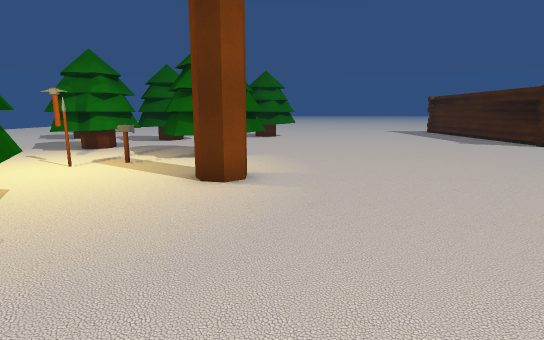
[1] (above)

17 first-person views from a walk through a 3-D level made in the Unity game engine. The camera is 1.5 m above the floor, tilts 10° down and sees 80° across. The floor is counted in squares, 1 m on a side. Each view is taken from the middle of a square. On the plan, view 1 faces up. The plan holds only what a view shows up to about 15 squares ahead; the rest is blank. The place goes on beyond the plan. The player character is not drawn.

[2]
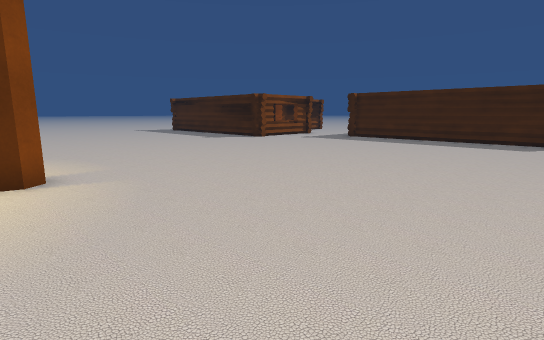

[3]
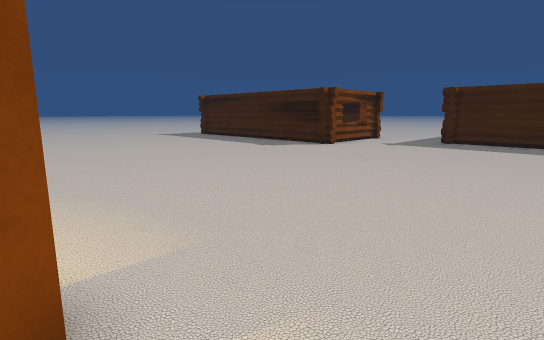

[4]
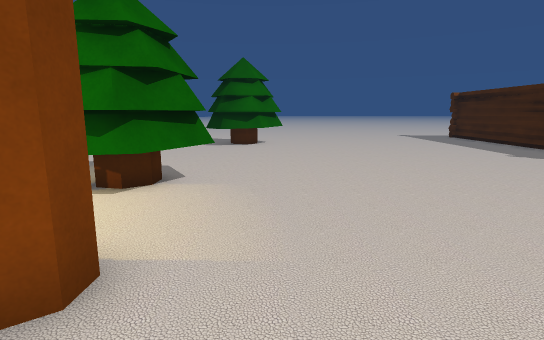

[5]
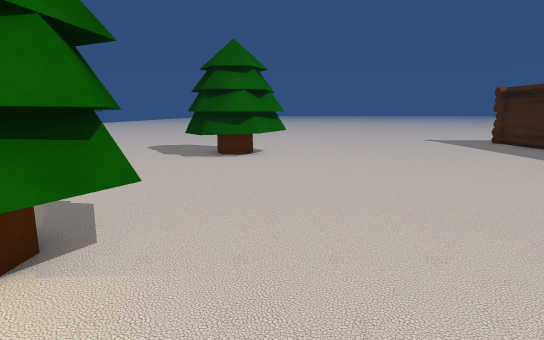

[6]
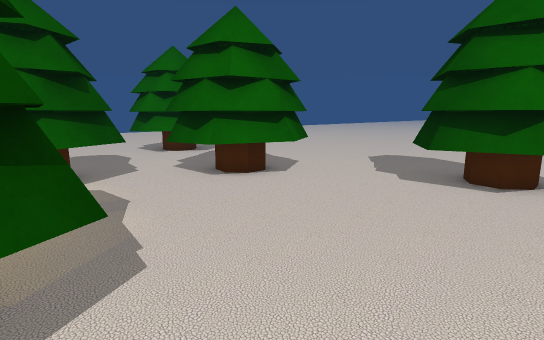

[7]
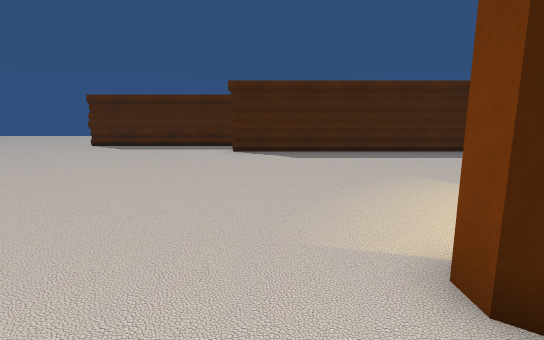

[8]
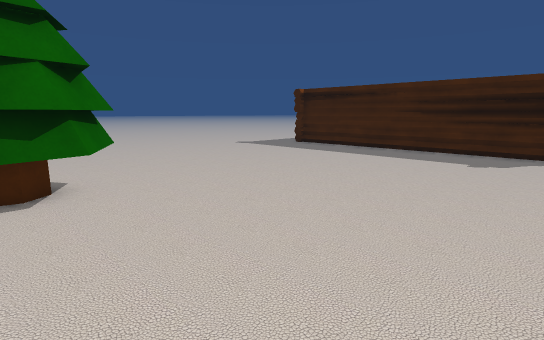

[9]
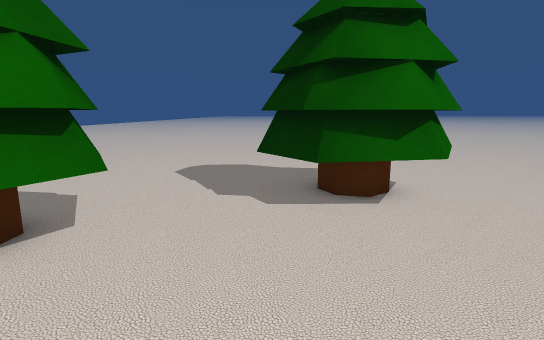

[10]
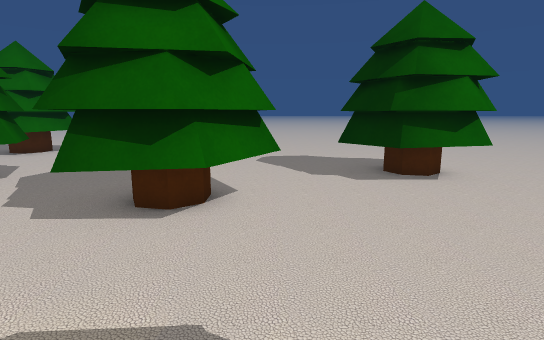

[11]
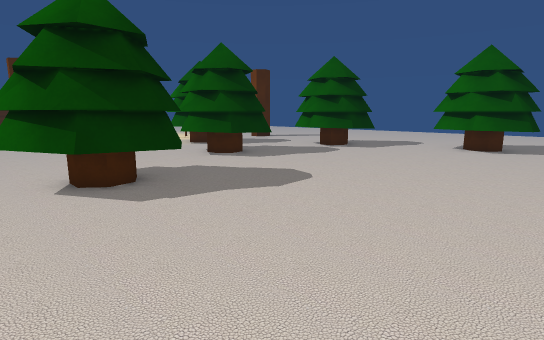

[12]
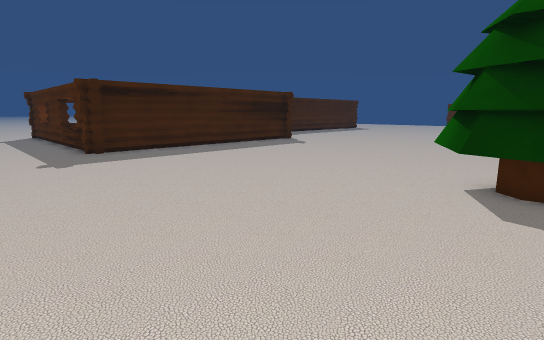

[13]
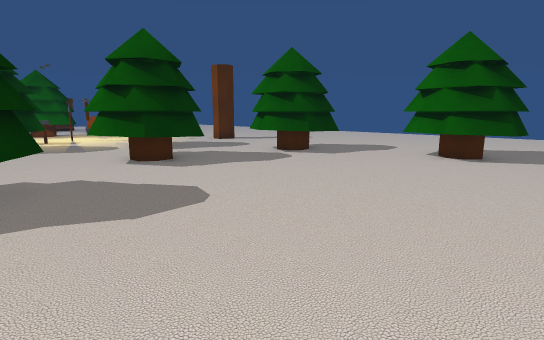

[14]
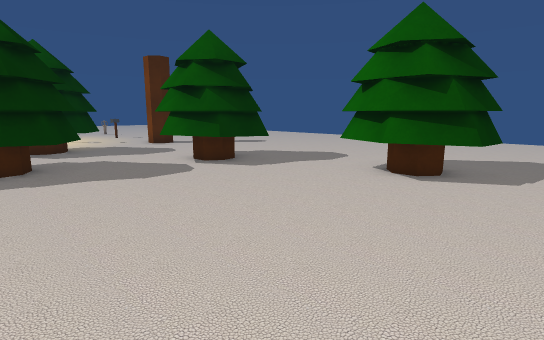

[15]
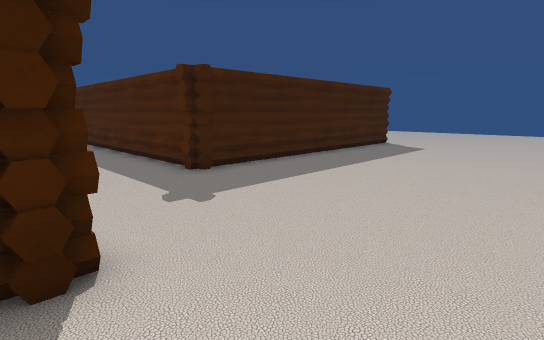

[16]
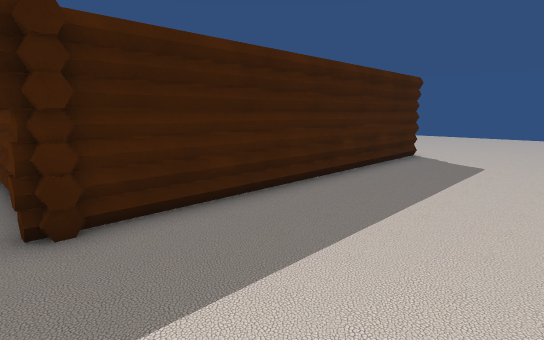

[17]
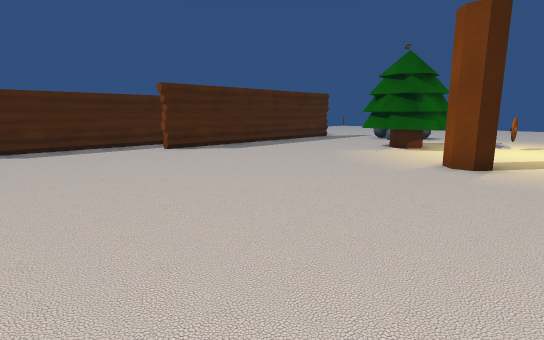

### Floor plan
Key: @ floor where view 1 was taken; # wall or solid block; . floor; = window, fence, low wall or low ledge; P pickaxe; A axe; O other object.
Columns run from 23 left of view 1 to 18 right of it. Each row starts with its distance up from view 1.
 29            .......................
 28    ...................................
 27 ........ OOO.............................
 26 ........ OOO.............................
 25  ......  OOO.......................###==#
 24        .. O........................#
 23      .................OOO..........#
 22      ................OOOO..........#
 21      ..... OOO.......OOOO..........#
 20       .... OOO..OOO..OOOO..........#
 19        ... OOO.OOOOO...............#
 18         ...OO...OOOO...............#
 17         ........OOO................#
 16           .....OO..................#
 15            ...OOOO.................#
 14             ..OOOO.. O.............#
 13              .OOOO..OOO..................
 12               .....OOOOO..................
 11               ......OOO...................
 10                ..P.AOO..................##
  9                .........................#
  8               .OO....OO.................#
  7               ........O.................#
  6                  OO.....................#
  5                  OOO....................#
  4                   OO....................#
  3                   OO....................#
  2                   O.....................#
  1                    .....................#
  0                   .....@................#
 -1                   ......................
 -2                  ........................
 -3                 ##########...............
 -4                          ................
 -5                          ########........
 -6                                      ...

Where each view was taken, in squares from view 1:
view 1: 0 up, 0 right, facing up
view 2: 1 down, 2 left, facing up-right
view 3: 5 up, 1 left, facing up-right
view 4: 5 up, 1 right, facing up
view 5: 9 up, 1 right, facing up
view 6: 13 up, 1 right, facing up-left
view 7: 10 up, 1 right, facing down
view 8: 14 up, 1 left, facing up-right
view 9: 15 up, 2 left, facing up
view 10: 13 up, 4 left, facing up
view 11: 29 up, 2 right, facing down-left
view 12: 29 up, 1 left, facing down-right
view 13: 29 up, 1 left, facing down-left
view 14: 29 up, 5 left, facing down-left
view 15: 15 up, 9 right, facing down-right
view 16: 11 up, 12 right, facing down-right
view 17: 10 up, 9 right, facing down-left
